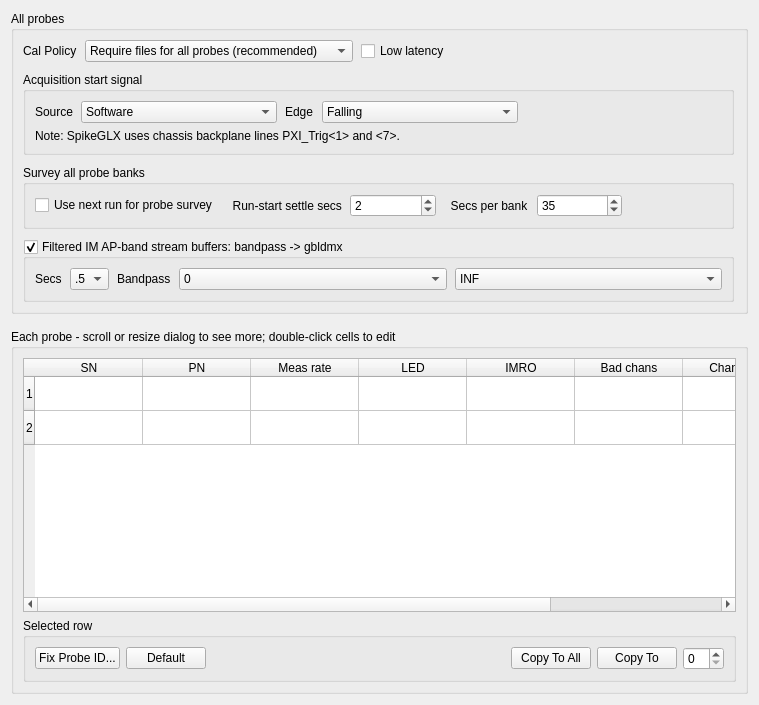
<?xml version="1.0" encoding="UTF-8"?>
<ui version="4.0">
 <class>IMTab</class>
 <widget class="QWidget" name="IMTab">
  <property name="geometry">
   <rect>
    <x>0</x>
    <y>0</y>
    <width>759</width>
    <height>705</height>
   </rect>
  </property>
  <property name="windowTitle">
   <string>Form</string>
  </property>
  <property name="toolTip">
   <string/>
  </property>
  <layout class="QGridLayout" name="gridLayout_6">
   <property name="verticalSpacing">
    <number>15</number>
   </property>
   <item row="0" column="0">
    <widget class="QGroupBox" name="allGB">
     <property name="title">
      <string>All probes</string>
     </property>
     <layout class="QGridLayout" name="gridLayout_3">
      <property name="rightMargin">
       <number>11</number>
      </property>
      <property name="horizontalSpacing">
       <number>8</number>
      </property>
      <property name="verticalSpacing">
       <number>10</number>
      </property>
      <item row="1" column="0" colspan="3">
       <widget class="QGroupBox" name="globalGB">
        <property name="title">
         <string>Acquisition start signal</string>
        </property>
        <layout class="QGridLayout" name="gridLayout">
         <property name="horizontalSpacing">
          <number>8</number>
         </property>
         <property name="verticalSpacing">
          <number>6</number>
         </property>
         <item row="1" column="1">
          <widget class="QLabel" name="label_3">
           <property name="text">
            <string>Source</string>
           </property>
          </widget>
         </item>
         <item row="1" column="2">
          <widget class="QComboBox" name="trgSrcCB">
           <property name="sizePolicy">
            <sizepolicy hsizetype="Expanding" vsizetype="Fixed">
             <horstretch>0</horstretch>
             <verstretch>0</verstretch>
            </sizepolicy>
           </property>
           <property name="toolTip">
            <string>For now, SpikeGLX always starts data streaming via a software command</string>
           </property>
           <property name="currentIndex">
            <number>0</number>
           </property>
           <item>
            <property name="text">
             <string>Software</string>
            </property>
           </item>
           <item>
            <property name="text">
             <string>SMA</string>
            </property>
           </item>
          </widget>
         </item>
         <item row="1" column="4">
          <widget class="QComboBox" name="trgEdgeCB">
           <property name="sizePolicy">
            <sizepolicy hsizetype="Expanding" vsizetype="Fixed">
             <horstretch>0</horstretch>
             <verstretch>0</verstretch>
            </sizepolicy>
           </property>
           <item>
            <property name="text">
             <string>Falling</string>
            </property>
           </item>
           <item>
            <property name="text">
             <string>Rising</string>
            </property>
           </item>
          </widget>
         </item>
         <item row="1" column="5">
          <spacer name="horizontalSpacer">
           <property name="orientation">
            <enum>Qt::Horizontal</enum>
           </property>
           <property name="sizeHint" stdset="0">
            <size>
             <width>40</width>
             <height>20</height>
            </size>
           </property>
          </spacer>
         </item>
         <item row="1" column="3">
          <widget class="QLabel" name="label_4">
           <property name="text">
            <string>Edge</string>
           </property>
          </widget>
         </item>
         <item row="2" column="1" colspan="5">
          <widget class="QLabel" name="label_10">
           <property name="text">
            <string>Note: SpikeGLX uses chassis backplane lines PXI_Trig&lt;1&gt; and &lt;7&gt;.</string>
           </property>
          </widget>
         </item>
        </layout>
       </widget>
      </item>
      <item row="2" column="0" colspan="3">
       <widget class="QGroupBox" name="svyGB">
        <property name="title">
         <string>Survey all probe banks</string>
        </property>
        <layout class="QGridLayout" name="gridLayout_2">
         <property name="horizontalSpacing">
          <number>8</number>
         </property>
         <property name="verticalSpacing">
          <number>6</number>
         </property>
         <item row="0" column="4">
          <widget class="QSpinBox" name="svySecsSB">
           <property name="sizePolicy">
            <sizepolicy hsizetype="MinimumExpanding" vsizetype="Fixed">
             <horstretch>0</horstretch>
             <verstretch>0</verstretch>
            </sizepolicy>
           </property>
           <property name="minimum">
            <number>3</number>
           </property>
           <property name="maximum">
            <number>1000</number>
           </property>
           <property name="value">
            <number>35</number>
           </property>
          </widget>
         </item>
         <item row="0" column="0">
          <widget class="QCheckBox" name="svyChk">
           <property name="sizePolicy">
            <sizepolicy hsizetype="Preferred" vsizetype="Fixed">
             <horstretch>0</horstretch>
             <verstretch>0</verstretch>
            </sizepolicy>
           </property>
           <property name="toolTip">
            <string>Survey mode uses Max bank, however, {IMRO, Shank map, Chan map, Save chans} are all controlled automatically</string>
           </property>
           <property name="text">
            <string>Use next run for probe survey</string>
           </property>
          </widget>
         </item>
         <item row="0" column="5">
          <spacer name="horizontalSpacer_4">
           <property name="orientation">
            <enum>Qt::Horizontal</enum>
           </property>
           <property name="sizeHint" stdset="0">
            <size>
             <width>100</width>
             <height>20</height>
            </size>
           </property>
          </spacer>
         </item>
         <item row="0" column="3">
          <widget class="QLabel" name="label">
           <property name="text">
            <string>  Secs per bank</string>
           </property>
          </widget>
         </item>
         <item row="0" column="1">
          <widget class="QLabel" name="label_6">
           <property name="text">
            <string>  Run-start settle secs</string>
           </property>
          </widget>
         </item>
         <item row="0" column="2">
          <widget class="QSpinBox" name="svySettleSB">
           <property name="sizePolicy">
            <sizepolicy hsizetype="MinimumExpanding" vsizetype="Fixed">
             <horstretch>0</horstretch>
             <verstretch>0</verstretch>
            </sizepolicy>
           </property>
           <property name="maximum">
            <number>1000</number>
           </property>
           <property name="value">
            <number>2</number>
           </property>
          </widget>
         </item>
        </layout>
       </widget>
      </item>
      <item row="3" column="0" colspan="3">
       <widget class="QGroupBox" name="qfGB">
        <property name="title">
         <string>Filtered IM AP-band stream buffers: bandpass -&gt; gbldmx</string>
        </property>
        <property name="checkable">
         <bool>true</bool>
        </property>
        <property name="checked">
         <bool>true</bool>
        </property>
        <layout class="QGridLayout" name="gridLayout_5">
         <property name="horizontalSpacing">
          <number>8</number>
         </property>
         <property name="verticalSpacing">
          <number>6</number>
         </property>
         <item row="0" column="0">
          <widget class="QLabel" name="label_5">
           <property name="text">
            <string>Secs</string>
           </property>
          </widget>
         </item>
         <item row="0" column="4">
          <widget class="QComboBox" name="qfHiCB">
           <property name="sizePolicy">
            <sizepolicy hsizetype="Expanding" vsizetype="Fixed">
             <horstretch>0</horstretch>
             <verstretch>0</verstretch>
            </sizepolicy>
           </property>
           <property name="toolTip">
            <string>Applied only to neural channels</string>
           </property>
           <property name="currentIndex">
            <number>8</number>
           </property>
           <item>
            <property name="text">
             <string>10</string>
            </property>
           </item>
           <item>
            <property name="text">
             <string>20</string>
            </property>
           </item>
           <item>
            <property name="text">
             <string>100</string>
            </property>
           </item>
           <item>
            <property name="text">
             <string>300</string>
            </property>
           </item>
           <item>
            <property name="text">
             <string>1000</string>
            </property>
           </item>
           <item>
            <property name="text">
             <string>3000</string>
            </property>
           </item>
           <item>
            <property name="text">
             <string>6000</string>
            </property>
           </item>
           <item>
            <property name="text">
             <string>9000</string>
            </property>
           </item>
           <item>
            <property name="text">
             <string>INF</string>
            </property>
           </item>
          </widget>
         </item>
         <item row="0" column="2">
          <widget class="QLabel" name="label_2">
           <property name="sizePolicy">
            <sizepolicy hsizetype="Fixed" vsizetype="Preferred">
             <horstretch>0</horstretch>
             <verstretch>0</verstretch>
            </sizepolicy>
           </property>
           <property name="text">
            <string>Bandpass</string>
           </property>
          </widget>
         </item>
         <item row="0" column="3">
          <widget class="QComboBox" name="qfLoCB">
           <property name="sizePolicy">
            <sizepolicy hsizetype="Expanding" vsizetype="Fixed">
             <horstretch>0</horstretch>
             <verstretch>0</verstretch>
            </sizepolicy>
           </property>
           <property name="toolTip">
            <string>Applied only to neural channels</string>
           </property>
           <item>
            <property name="text">
             <string>0</string>
            </property>
           </item>
           <item>
            <property name="text">
             <string>.1</string>
            </property>
           </item>
           <item>
            <property name="text">
             <string>1</string>
            </property>
           </item>
           <item>
            <property name="text">
             <string>10</string>
            </property>
           </item>
           <item>
            <property name="text">
             <string>100</string>
            </property>
           </item>
           <item>
            <property name="text">
             <string>300</string>
            </property>
           </item>
          </widget>
         </item>
         <item row="0" column="1">
          <widget class="QComboBox" name="qfSecsCB">
           <property name="sizePolicy">
            <sizepolicy hsizetype="Preferred" vsizetype="Fixed">
             <horstretch>0</horstretch>
             <verstretch>0</verstretch>
            </sizepolicy>
           </property>
           <property name="currentIndex">
            <number>2</number>
           </property>
           <item>
            <property name="text">
             <string>.1</string>
            </property>
           </item>
           <item>
            <property name="text">
             <string>.2</string>
            </property>
           </item>
           <item>
            <property name="text">
             <string>.5</string>
            </property>
           </item>
           <item>
            <property name="text">
             <string>1</string>
            </property>
           </item>
           <item>
            <property name="text">
             <string>2</string>
            </property>
           </item>
          </widget>
         </item>
        </layout>
       </widget>
      </item>
      <item row="0" column="0">
       <layout class="QHBoxLayout" name="horizontalLayout">
        <property name="spacing">
         <number>8</number>
        </property>
        <item>
         <widget class="QLabel" name="label_9">
          <property name="text">
           <string>Cal Policy</string>
          </property>
         </widget>
        </item>
        <item>
         <widget class="QComboBox" name="calCB">
          <property name="sizePolicy">
           <sizepolicy hsizetype="Expanding" vsizetype="Fixed">
            <horstretch>0</horstretch>
            <verstretch>0</verstretch>
           </sizepolicy>
          </property>
          <item>
           <property name="text">
            <string>Require files for all probes (recommended)</string>
           </property>
          </item>
          <item>
           <property name="text">
            <string>Use files if present, skip otherwise</string>
           </property>
          </item>
          <item>
           <property name="text">
            <string>Skip all calibration</string>
           </property>
          </item>
         </widget>
        </item>
        <item>
         <widget class="QCheckBox" name="lowLatChk">
          <property name="toolTip">
           <string>Affects both probe and Obx ADC streams</string>
          </property>
          <property name="text">
           <string>Low latency</string>
          </property>
         </widget>
        </item>
        <item>
         <spacer name="horizontalSpacer_2">
          <property name="orientation">
           <enum>Qt::Horizontal</enum>
          </property>
          <property name="sizeHint" stdset="0">
           <size>
            <width>66</width>
            <height>20</height>
           </size>
          </property>
         </spacer>
        </item>
       </layout>
      </item>
     </layout>
    </widget>
   </item>
   <item row="1" column="0">
    <widget class="QGroupBox" name="eachGB">
     <property name="sizePolicy">
      <sizepolicy hsizetype="Preferred" vsizetype="Preferred">
       <horstretch>0</horstretch>
       <verstretch>0</verstretch>
      </sizepolicy>
     </property>
     <property name="title">
      <string>Each probe - scroll or resize dialog to see more; double-click cells to edit</string>
     </property>
     <layout class="QGridLayout" name="gridLayout_7">
      <item row="0" column="0" colspan="2">
       <widget class="QTableWidget" name="prbTbl">
        <property name="focusPolicy">
         <enum>Qt::StrongFocus</enum>
        </property>
        <property name="sizeAdjustPolicy">
         <enum>QAbstractScrollArea::AdjustIgnored</enum>
        </property>
        <property name="selectionMode">
         <enum>QAbstractItemView::SingleSelection</enum>
        </property>
        <property name="selectionBehavior">
         <enum>QAbstractItemView::SelectRows</enum>
        </property>
        <property name="wordWrap">
         <bool>false</bool>
        </property>
        <property name="rowCount">
         <number>2</number>
        </property>
        <attribute name="horizontalHeaderDefaultSectionSize">
         <number>108</number>
        </attribute>
        <attribute name="horizontalHeaderMinimumSectionSize">
         <number>35</number>
        </attribute>
        <attribute name="horizontalHeaderStretchLastSection">
         <bool>true</bool>
        </attribute>
        <attribute name="verticalHeaderDefaultSectionSize">
         <number>34</number>
        </attribute>
        <attribute name="verticalHeaderMinimumSectionSize">
         <number>25</number>
        </attribute>
        <attribute name="verticalHeaderStretchLastSection">
         <bool>false</bool>
        </attribute>
        <row/>
        <row/>
        <column>
         <property name="text">
          <string>SN</string>
         </property>
        </column>
        <column>
         <property name="text">
          <string>PN</string>
         </property>
        </column>
        <column>
         <property name="text">
          <string>Meas rate</string>
         </property>
        </column>
        <column>
         <property name="text">
          <string>LED</string>
         </property>
        </column>
        <column>
         <property name="text">
          <string>IMRO</string>
         </property>
        </column>
        <column>
         <property name="text">
          <string>Bad chans</string>
         </property>
        </column>
        <column>
         <property name="text">
          <string>Chan map</string>
         </property>
        </column>
        <column>
         <property name="text">
          <string>Save chans</string>
         </property>
        </column>
       </widget>
      </item>
      <item row="1" column="0" colspan="2">
       <widget class="QGroupBox" name="selBox">
        <property name="title">
         <string>Selected row</string>
        </property>
        <layout class="QGridLayout" name="gridLayout_4">
         <item row="0" column="5">
          <widget class="QSpinBox" name="toSB"/>
         </item>
         <item row="0" column="2">
          <spacer name="horizontalSpacer_3">
           <property name="orientation">
            <enum>Qt::Horizontal</enum>
           </property>
           <property name="sizeHint" stdset="0">
            <size>
             <width>40</width>
             <height>20</height>
            </size>
           </property>
          </spacer>
         </item>
         <item row="0" column="1">
          <widget class="QPushButton" name="defBut">
           <property name="sizePolicy">
            <sizepolicy hsizetype="Preferred" vsizetype="Fixed">
             <horstretch>0</horstretch>
             <verstretch>0</verstretch>
            </sizepolicy>
           </property>
           <property name="text">
            <string>Default</string>
           </property>
          </widget>
         </item>
         <item row="0" column="4">
          <widget class="QPushButton" name="copyToBut">
           <property name="sizePolicy">
            <sizepolicy hsizetype="Preferred" vsizetype="Fixed">
             <horstretch>0</horstretch>
             <verstretch>0</verstretch>
            </sizepolicy>
           </property>
           <property name="text">
            <string>Copy To</string>
           </property>
          </widget>
         </item>
         <item row="0" column="0">
          <widget class="QPushButton" name="forceBut">
           <property name="sizePolicy">
            <sizepolicy hsizetype="Preferred" vsizetype="Fixed">
             <horstretch>0</horstretch>
             <verstretch>0</verstretch>
            </sizepolicy>
           </property>
           <property name="minimumSize">
            <size>
             <width>0</width>
             <height>0</height>
            </size>
           </property>
           <property name="focusPolicy">
            <enum>Qt::StrongFocus</enum>
           </property>
           <property name="text">
            <string>Fix Probe ID...</string>
           </property>
          </widget>
         </item>
         <item row="0" column="3">
          <widget class="QPushButton" name="copyAllBut">
           <property name="sizePolicy">
            <sizepolicy hsizetype="Preferred" vsizetype="Fixed">
             <horstretch>0</horstretch>
             <verstretch>0</verstretch>
            </sizepolicy>
           </property>
           <property name="text">
            <string>Copy To All</string>
           </property>
          </widget>
         </item>
        </layout>
       </widget>
      </item>
     </layout>
    </widget>
   </item>
  </layout>
 </widget>
 <tabstops>
  <tabstop>calCB</tabstop>
  <tabstop>lowLatChk</tabstop>
  <tabstop>trgSrcCB</tabstop>
  <tabstop>trgEdgeCB</tabstop>
  <tabstop>svyChk</tabstop>
  <tabstop>svySettleSB</tabstop>
  <tabstop>svySecsSB</tabstop>
  <tabstop>qfGB</tabstop>
  <tabstop>qfSecsCB</tabstop>
  <tabstop>qfLoCB</tabstop>
  <tabstop>qfHiCB</tabstop>
  <tabstop>prbTbl</tabstop>
  <tabstop>forceBut</tabstop>
  <tabstop>defBut</tabstop>
  <tabstop>copyAllBut</tabstop>
  <tabstop>copyToBut</tabstop>
  <tabstop>toSB</tabstop>
 </tabstops>
 <resources/>
 <connections/>
</ui>
